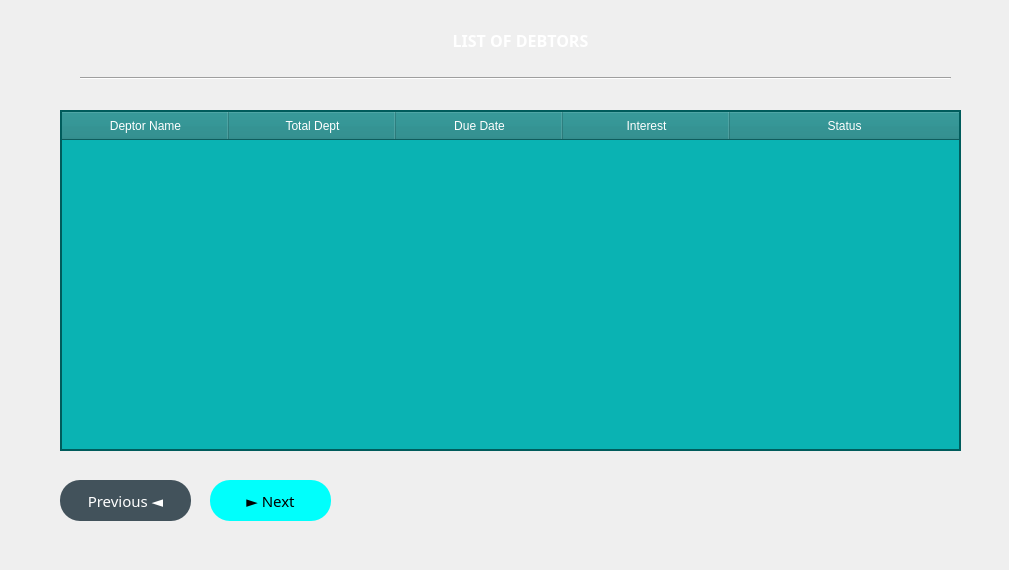
<?xml version="1.0" encoding="UTF-8"?>
<ui version="4.0">
 <class>Dialog</class>
 <widget class="QDialog" name="Dialog">
  <property name="geometry">
   <rect>
    <x>0</x>
    <y>0</y>
    <width>1009</width>
    <height>570</height>
   </rect>
  </property>
  <property name="windowTitle">
   <string>Dialog</string>
  </property>
  <widget class="QLabel" name="label">
   <property name="geometry">
    <rect>
     <x>-10</x>
     <y>-10</y>
     <width>1021</width>
     <height>591</height>
    </rect>
   </property>
   <property name="text">
    <string/>
   </property>
   <property name="pixmap">
    <pixmap>../Resources/2.jpg</pixmap>
   </property>
   <property name="scaledContents">
    <bool>true</bool>
   </property>
  </widget>
  <widget class="QTableWidget" name="List">
   <property name="geometry">
    <rect>
     <x>60</x>
     <y>110</y>
     <width>901</width>
     <height>341</height>
    </rect>
   </property>
   <property name="styleSheet">
    <string notr="true">QTableWidget {
    background-color: rgb(10, 179, 179);
    color: white; /* Text color */
    border: 2px solid #005c5c; /* Border color */
    font-size: 12px; /* Font size */
}

QTableWidget::item {
    border: 1px solid #ffffff; /* Item border color */
}

QHeaderView::section {
    background-color: rgb(20, 130, 130); /* Header background color */
    color: white; /* Header text color */
    padding: 5px;
    font-size: 12px; /* Header font size */
}

QTableWidget::item:selected {
    background-color: rgb(0, 100, 100); /* Background color for selected items */
    color: white; /* Text color for selected items */
}
</string>
   </property>
   <property name="editTriggers">
    <set>QAbstractItemView::AnyKeyPressed|QAbstractItemView::EditKeyPressed</set>
   </property>
   <attribute name="horizontalHeaderDefaultSectionSize">
    <number>167</number>
   </attribute>
   <attribute name="horizontalHeaderStretchLastSection">
    <bool>true</bool>
   </attribute>
   <attribute name="verticalHeaderVisible">
    <bool>false</bool>
   </attribute>
   <column>
    <property name="text">
     <string>Deptor Name</string>
    </property>
   </column>
   <column>
    <property name="text">
     <string>Total Dept</string>
    </property>
   </column>
   <column>
    <property name="text">
     <string>Due Date</string>
    </property>
   </column>
   <column>
    <property name="text">
     <string>Interest</string>
    </property>
   </column>
   <column>
    <property name="text">
     <string>Status</string>
    </property>
   </column>
  </widget>
  <widget class="QPushButton" name="Previous">
   <property name="geometry">
    <rect>
     <x>60</x>
     <y>480</y>
     <width>131</width>
     <height>41</height>
    </rect>
   </property>
   <property name="font">
    <font>
     <family>Franklin Gothic Book</family>
     <pointsize>11</pointsize>
    </font>
   </property>
   <property name="cursor">
    <cursorShape>ArrowCursor</cursorShape>
   </property>
   <property name="autoFillBackground">
    <bool>false</bool>
   </property>
   <property name="styleSheet">
    <string notr="true">QPushButton {
	border-radius: 20px ;
	background-color: rgb(66, 82, 91);
	color: rgb(255, 255, 255);
}
QPushButton:hover {
	background-color: rgb(0, 255, 252);
	color: rgb(0, 0, 0);
}
QPushButton:pressed {
	background-color: rgb(0, 255, 252);
}
</string>
   </property>
   <property name="text">
    <string>Previous ◄</string>
   </property>
  </widget>
  <widget class="QLabel" name="label_2">
   <property name="geometry">
    <rect>
     <x>740</x>
     <y>440</y>
     <width>181</width>
     <height>111</height>
    </rect>
   </property>
   <property name="text">
    <string/>
   </property>
   <property name="pixmap">
    <pixmap>../Resources/Cash.png</pixmap>
   </property>
   <property name="scaledContents">
    <bool>true</bool>
   </property>
  </widget>
  <widget class="QPushButton" name="Next">
   <property name="geometry">
    <rect>
     <x>210</x>
     <y>480</y>
     <width>121</width>
     <height>41</height>
    </rect>
   </property>
   <property name="font">
    <font>
     <family>Franklin Gothic Book</family>
     <pointsize>11</pointsize>
    </font>
   </property>
   <property name="cursor">
    <cursorShape>ArrowCursor</cursorShape>
   </property>
   <property name="autoFillBackground">
    <bool>false</bool>
   </property>
   <property name="styleSheet">
    <string notr="true">QPushButton {
	border-radius: 20px ;
	background-color: rgb(0, 255, 252);
	color: rgb(0, 0, 0);
}
QPushButton:hover {
	background-color: rgb(66, 82, 91);
	color: rgb(255, 255, 255);
}
QPushButton:pressed {
	background-color: rgb(66, 82, 91);
}
</string>
   </property>
   <property name="text">
    <string>► Next</string>
   </property>
  </widget>
  <widget class="QLabel" name="Title_2">
   <property name="geometry">
    <rect>
     <x>450</x>
     <y>20</y>
     <width>141</width>
     <height>41</height>
    </rect>
   </property>
   <property name="font">
    <font>
     <family>Segoe UI Black</family>
     <pointsize>12</pointsize>
     <weight>75</weight>
     <bold>true</bold>
    </font>
   </property>
   <property name="styleSheet">
    <string notr="true">color: rgb(255, 255, 255);</string>
   </property>
   <property name="text">
    <string>LIST OF DEBTORS</string>
   </property>
   <property name="alignment">
    <set>Qt::AlignCenter</set>
   </property>
  </widget>
  <widget class="Line" name="line">
   <property name="geometry">
    <rect>
     <x>80</x>
     <y>70</y>
     <width>871</width>
     <height>16</height>
    </rect>
   </property>
   <property name="orientation">
    <enum>Qt::Horizontal</enum>
   </property>
  </widget>
 </widget>
 <resources/>
 <connections/>
</ui>
